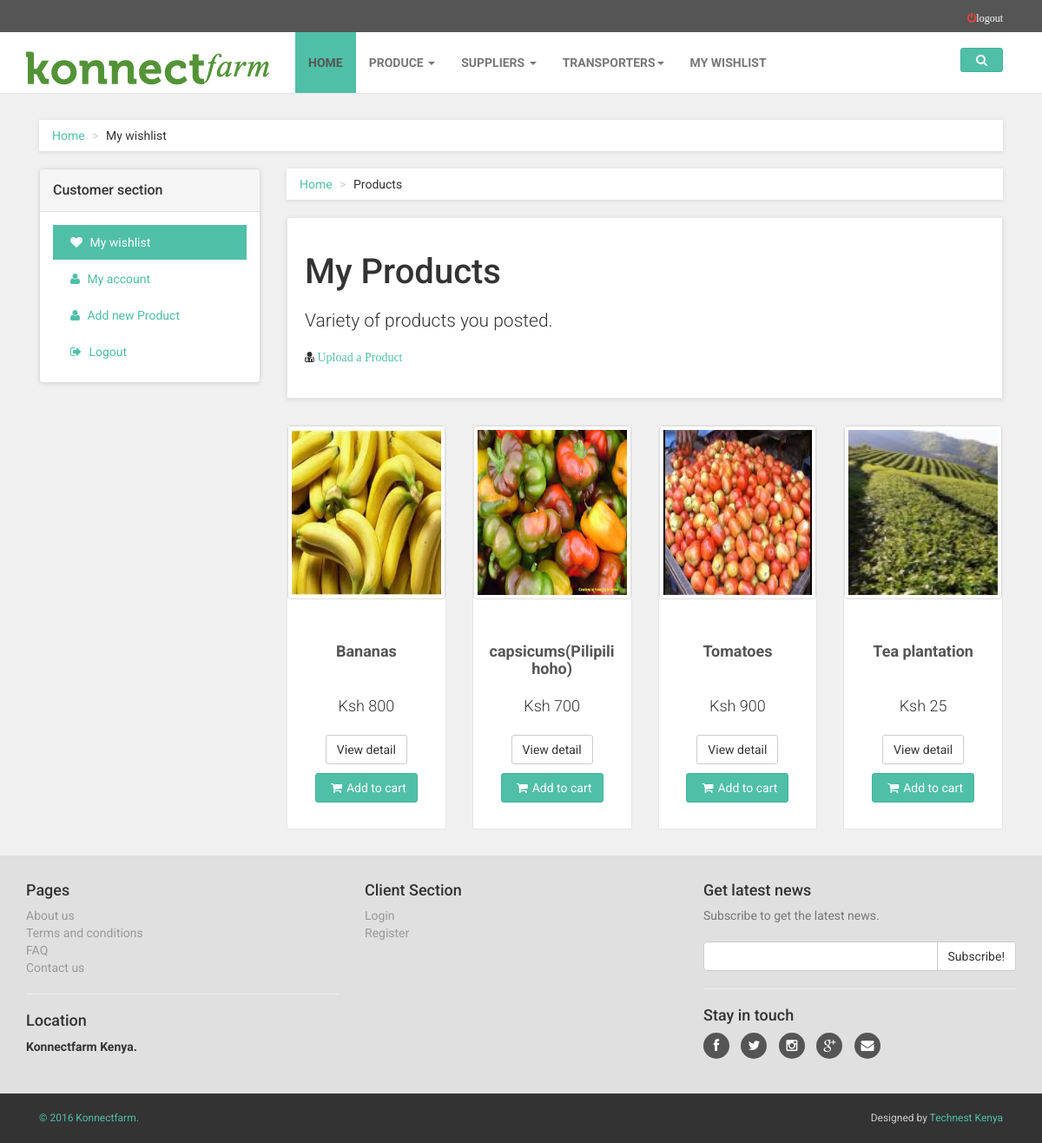
Screenshot of /myproducts.php (signed in) with the database file from the repository.
### tables this page shows
CREATE TABLE IF NOT EXISTS `products` (
  `id` int(11) NOT NULL,
  `user_id` int(11) NOT NULL,
  `product_name` text NOT NULL,
  `product_price` int(50) NOT NULL,
  `product_quantity` varchar(100) NOT NULL,
  `product_unit` text NOT NULL,
  `description` text NOT NULL,
  `current_location` text NOT NULL,
  `negotiable` text NOT NULL,
  `upload_date` timestamp NOT NULL DEFAULT CURRENT_TIMESTAMP,
  `pic1` text NOT NULL,
  `pic2` text NOT NULL,
  `pic3` text NOT NULL
);

### myproducts.php (the view, shortened to what this page needs)
<?php
    include("includes/connection.php");
 ?>
 <?php include("includes/header2.php"); ?>
      <div id="all">
        <div id="content">
            <div class="container">
                <div class="col-md-12">
                    <ul class="breadcrumb">
                        <li><a href="index.html">Home</a>
                        </li>
                        <li>My wishlist</li>
                    </ul>
                </div>
                <div class="col-md-3">
                    <div class="panel panel-default sidebar-menu">
                        <div class="panel-heading">
                            <h3 class="panel-title">Customer section</h3>
                        </div>
                        <div class="panel-body">
                            <ul class="nav nav-pills nav-stacked">
                                <li class="active">
                                     <a href="mywishlist.php"><i class="fa fa-heart"></i> My wishlist</a>
                                </li>
                                <li>
                                    <a href="me.php"><i class="fa fa-user"></i> My account</a>
                                </li>
                                <li>
                                    <a href="product.php"><i class="fa fa-user"></i> Add new Product</a>
                                </li>
                                <li>
                                    <a href="logout.php"><i class="fa fa-sign-out"></i> Logout</a>
                                </li>
                            </ul>
                        </div>
                    </div>
                </div>
                <div class="col-md-9" id="wishlist">
                    <ul class="breadcrumb">
                        <li><a href="#">Home</a>
                        </li>
                        <li>Products</li>
                    </ul>
                        <?php
                        $user_id = $_SESSION['id'];
                        $query = "SELECT * FROM products WHERE user_id=$user_id ORDER BY upload_date DESC";
                        $q_result = mysqli_query($connection,$query)
                        or die("Query failed");
                        ?>
                        <div class="box">
                        <h1>My Products</h1>
                        <p class="lead">Variety of products you posted.</p>
                        <ul class="list-inline">
                        <li><i class="fa fa-user-md">
                        <a href="product.php">Upload a Product</i></a></li>
                         </ul>
                    </div>
                    <div class="row products">
                        <?php
                        if(!$query){
                            echo " The select dint work";
                        }else{
                        while($row = mysqli_fetch_assoc($q_result)){
                            $id = $row['id'];
                            $pic1 = $row['pic1'];
                            $product_name = $row['product_name'];
                            $product_price = $row['product_price'];
                        ?>
                            <div class="col-md-3 col-sm-4">
                            <div class="product">
                                <div class="flip-container">
                                    <div class="flipper">
                                        <div class="front">
                                            <a href="details.php?id=<?php echo $id; ?>">
                                                <img src="<?php echo $pic1;?>" class="thumbnail" style="width: 100%; max-width: 300px; height: 200px;"alt="" class="img-responsive">
                                            </a>
                                        </div>
                                        <div class="back">
                                            <a href="details.php?id=<?php echo $id; ?>">
                                            </a>
                                        </div>
                                    </div>
                                </div>
                                <div class="text">
                                    <h3><a href="details.php?id=<?php echo $id; ?>"><?php echo $product_name;?></a></h3>
                                    <p class="price">Ksh <?php echo $product_price;?></p>
                                    <p class="buttons">
                                        <a href="details.php?id=<?php echo $id; ?>" class="btn btn-default">View detail</a>
                                        <a href="""" class="btn btn-primary"><i class="fa fa-shopping-cart"></i>Add to cart</a>
                                    </p>
                                </div>
                            </div>
                        </div>
                    <?php
                        }
                    }
                    ?>
                </div>
            </div>
        </div>
      <?php include("includes/footer.php"); ?>
</html>

### css/style.default.css (style rules this page uses)
a i.fa, button i.fa { margin: 0 5px; }
p.lead { font-weight: 300; }
h1 { font-weight: 700; font-size: 40px; }
.breadcrumb { -webkit-box-shadow: 0 1px 5px rgba(0, 0, 0, 0.1); box-shadow: 0 1px 5px rgba(0, 0, 0, 0.1); }
.box { background: #fff; margin: 0 0 30px; border: solid 1px #e6e6e6; -webkit-box-sizing: border-box; -moz-box-sizing: border-box; box-sizing: border-box; padding: 20px; -webkit-box-shadow: 0 1px 5px rgba(0, 0, 0, 0.1); box-shadow: 0 1px 5px rgba(0, 0, 0, 0.1); }
#content .panel.sidebar-menu { -webkit-box-sizing: border-box; -moz-box-sizing: border-box; box-sizing: border-box; -webkit-box-shadow: 0 1px 5px rgba(0, 0, 0, 0.1); box-shadow: 0 1px 5px rgba(0, 0, 0, 0.1); }
#content .panel.sidebar-menu h3 { padding: 5px 0; margin: 0; }
#content .product { background: #fff; border: solid 1px #e6e6e6; -webkit-box-sizing: border-box; -moz-box-sizing: border-box; box-sizing: border-box; margin-bottom: 30px; }
#content .product .flip-container { cursor: pointer; -webkit-perspective: 1000; -moz-perspective: 1000; perspective: 1000; -webkit-transform-style: preserve-3d; -moz-transform-style: preserve-3d; -ms-transform-style: preserve-3d; transform-style: preserve-3d; }
#content .product .flip-container, #content .product .front, #content .product .back { width: 100%; }
#content .product .flipper { -webkit-backface-visibility: hidden; -moz-backface-visibility: hidden; backface-visibility: hidden; -webkit-transition: 0.6s; transition: 0.6s; -webkit-transform-style: preserve-3d; -moz-transform-style: preserve-3d; -ms-transform-style: preserve-3d; transform-style: preserve-3d; position: relative; }
#content .product .front, #content .product .back { -webkit-backface-visibility: hidden; -moz-backface-visibility: hidden; backface-visibility: hidden; -webkit-transition: 0.6s; transition: 0.6s; -webkit-transform-style: preserve-3d; -moz-transform-style: preserve-3d; -ms-transform-style: preserve-3d; transform-style: preserve-3d; position: absolute; top: 0; left: 0; }
#content .product .front { z-index: 2; -webkit-transform: rotateY(0deg); -ms-transform: rotateY(0deg); transform: rotateY(0deg); }
#content .product .back { -webkit-transform: rotateY(-180deg); -ms-transform: rotateY(-180deg); transform: rotateY(-180deg); }
#content .product .text { padding: 10px 10px 0; }
#content .product .text h3 { font-size: 18px; font-weight: 700; height: 39.6px; text-align: center; overflow: hidden; }
#content .product .text h3 a { color: #555555; }
#content .product .text p.price { font-size: 18px; text-align: center; font-weight: 300; }
#content .product .text .buttons { clear: both; text-align: center; }
#content .product .text .buttons .btn { margin-bottom: 10px; }
.nav { margin-bottom: 0; padding-left: 0; list-style: none; }
.nav > li > a { padding: 10px 15px; }
.nav-pills > li > a { border-radius: 0; }
.nav-pills > li.active > a, .nav-pills > li.active > a:hover, .nav-pills > li.active > a:focus { color: #ffffff; background-color: #4fbfa8; }
body { font-family: "Roboto", Helvetica, Arial, sans-serif; font-size: 14px; line-height: 1.42857143; color: #333333; background-color: #f0f0f0; }
.breadcrumb { padding: 8px 15px; margin-bottom: 20px; background-color: #ffffff; border-radius: 0; }
.breadcrumb > li + li:before { content: ">\00a0"; color: #cccccc; }
.btn { font-weight: normal; font-family: "Roboto", Helvetica, Arial, sans-serif; padding: 6px 12px; font-size: 14px; line-height: 1.42857143; border-radius: 3px; }
.btn-primary { color: #ffffff; background-color: #4fbfa8; border-color: #41b39c; }
h1, h2, h3, h4, h5, h6, .h1, .h2, .h3, .h4, .h5, .h6 { font-family: inherit; font-weight: 500; line-height: 1.1; color: inherit; }
h1, .h1, h2, .h2, h3, .h3 { margin-top: 20px; margin-bottom: 20px; }
p, ul, ol { margin: 0 0 20px; }
.lead { margin-bottom: 20px; font-size: 16px; }
@media (min-width: 768px) { .lead { font-size: 21px; } }

### rows the page displays
products: pic1 (picture), product_name "Bananas", product_price "800"
products: pic1 (picture), product_name "capsicums(Pilipili hoho)", product_price "700"
products: pic1 (picture), product_name "Tomatoes", product_price "900"
products: pic1 (picture), product_name "Tea plantation", product_price "25"
